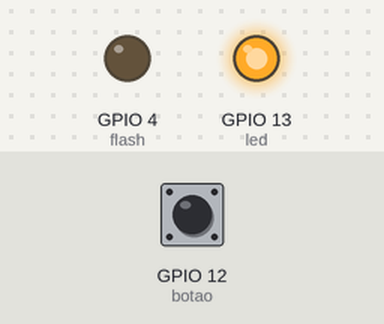
The sketch below on a simulated ESP32. Shown: output pins drawn as LEDs (lit = HIGH). Dashed ring = blinking. Inputs (shaded band) come from the test bench; at power-on: GPIO 12 (botao) LOW. WiFi joins after 1.5 s; servers stay silent unless stated; uploads are accepted with an empty reply; the camera gives no picture; what the sketch prints to the serial monitor is not drawn.

Above: at 3.0 s.
3.1 s: GPIO 12 (botao) pulled HIGH for 0.15 s
At 3.9 s:
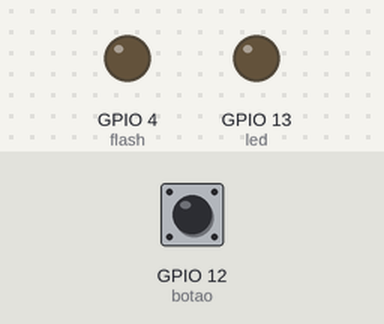
6.1 s: GPIO 12 (botao) pulled HIGH for 3.2 s
At 6.42 s:
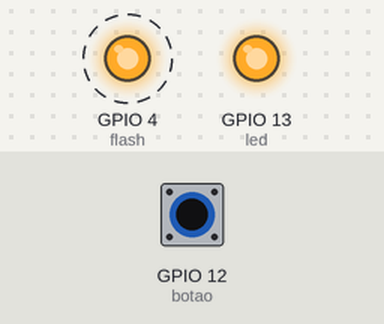
10.8 s: GPIO 12 (botao) pulled HIGH for 1 s
At 11.09 s:
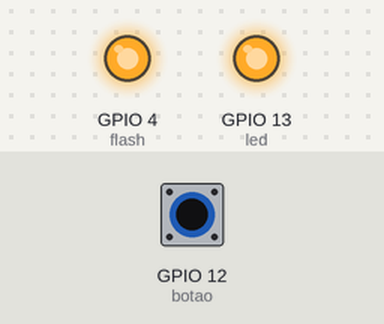
Timing chart, 0 to 14.5 s (numbered marks = the images above; inputs shaded):
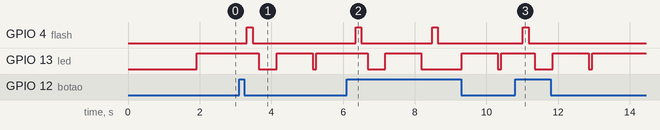

The sketch:

foto_php_led.ino
```cpp
#include <WiFi.h>
#include <WiFiClientSecure.h>
#include "soc/soc.h"
#include "soc/rtc_cntl_reg.h"
#include "Base64.h"

#include "esp_camera.h"

const char* ssid     = "Manga";  //Insira o SSID da rede
const char* password = "chocolate"; //Insira a senha da rede

const char* myDomain = "smartbell-l5ft8dgm.b4a.run";
String myScript = "/smartbell.php";    //Replace with your own url

String myFilename = "filename=ESP32-CAM.jpg";
String mimeType = "&mimetype=image/jpeg";
String myImage = "&data=";

int waitingTime = 30000;

#define PWDN_GPIO_NUM     32
#define RESET_GPIO_NUM    -1
#define XCLK_GPIO_NUM      0
#define SIOD_GPIO_NUM     26
#define SIOC_GPIO_NUM     27

#define Y9_GPIO_NUM       35
#define Y8_GPIO_NUM       34
#define Y7_GPIO_NUM       39
#define Y6_GPIO_NUM       36
#define Y5_GPIO_NUM       21
#define Y4_GPIO_NUM       19
#define Y3_GPIO_NUM       18
#define Y2_GPIO_NUM        5
#define VSYNC_GPIO_NUM    25
#define HREF_GPIO_NUM     23
#define PCLK_GPIO_NUM     22
#define flash 4
#define botao 12
#define led 13

void setup()
{
  WRITE_PERI_REG(RTC_CNTL_BROWN_OUT_REG, 0);

  Serial.begin(115200);
  delay(10);

  WiFi.mode(WIFI_STA);

  Serial.println("");
  Serial.print("Connecting to ");
  Serial.println(ssid);
  WiFi.begin(ssid, password);

  while (WiFi.status() != WL_CONNECTED) {
    Serial.print(".");
    delay(500);
  }

  pinMode(flash,OUTPUT);
  pinMode(botao,INPUT_PULLDOWN);
  pinMode(led,OUTPUT);

  Serial.println("");
  Serial.println("STAIP address: ");
  Serial.println(WiFi.localIP());

  Serial.println("");

  camera_config_t config;
  config.ledc_channel = LEDC_CHANNEL_0;
  config.ledc_timer = LEDC_TIMER_0;
  config.pin_d0 = Y2_GPIO_NUM;
  config.pin_d1 = Y3_GPIO_NUM;
  config.pin_d2 = Y4_GPIO_NUM;
  config.pin_d3 = Y5_GPIO_NUM;
  config.pin_d4 = Y6_GPIO_NUM;
  config.pin_d5 = Y7_GPIO_NUM;
  config.pin_d6 = Y8_GPIO_NUM;
  config.pin_d7 = Y9_GPIO_NUM;
  config.pin_xclk = XCLK_GPIO_NUM;
  config.pin_pclk = PCLK_GPIO_NUM;
  config.pin_vsync = VSYNC_GPIO_NUM;
  config.pin_href = HREF_GPIO_NUM;
  config.pin_sscb_sda = SIOD_GPIO_NUM;
  config.pin_sscb_scl = SIOC_GPIO_NUM;
  config.pin_pwdn = PWDN_GPIO_NUM;
  config.pin_reset = RESET_GPIO_NUM;
  config.xclk_freq_hz = 20000000;
  config.pixel_format = PIXFORMAT_JPEG;
  config.frame_size = FRAMESIZE_VGA;  // UXGA|SXGA|XGA|SVGA|VGA|CIF|QVGA|HQVGA|QQVGA
  config.jpeg_quality = 10;
  config.fb_count = 1;

  esp_err_t err = esp_camera_init(&config);
  if (err != ESP_OK) {
    Serial.printf("Camera init failed with error 0x%x", err);
    delay(1000);
    ESP.restart();
  }
}

boolean enviar = true;

void loop() {
  Serial.print(digitalRead(botao));
  delay(100);
  boolean leitura_botao=digitalRead(botao);
  if(leitura_botao == HIGH) {
    // se o botão pressionado
    saveCapturedImage();
    enviar = false;
    Serial.println("entrou");
    leitura_botao=!leitura_botao;
    digitalWrite(led,LOW);//Define led como LOW, desligando o LED
    delay(500);//Intervalo de 500 milissegundos
    digitalWrite(led,HIGH);//Define led como HIGH, ligando o LED
    delay(1000);//Intervalo de 1000 milissegundos
    digitalWrite(led,LOW);//Define ledPin como LOW, desligando o LED
  }
  else{
    digitalWrite(led, HIGH);//Define ledPin como HIGH, deixando ele ligado o tempo todo
  }

}

void saveCapturedImage() {
  Serial.println("Connect to " + String(myDomain));
  WiFiClientSecure client;
  client.setInsecure();

  if (client.connect(myDomain, 443)) {
    Serial.println("Connection successful");

    camera_fb_t * fb = NULL;

    digitalWrite(flash,HIGH);
    delay(100);

    fb = esp_camera_fb_get();  //tira a foto

    digitalWrite(flash,LOW);
    delay(100);

    if(!fb) {
      Serial.println("Camera capture failed");
      delay(1000);
      ESP.restart();
      return;
    }

    char *input = (char *)fb->buf;
    char output[base64_enc_len(3)];
    String imageFile = "";
    for (int i=0;i<fb->len;i++) {
      base64_encode(output, (input++), 3);
      if (i%3==0) imageFile += urlencode(String(output));
    }
    String Data = myFilename+mimeType+myImage;

    esp_camera_fb_return(fb);

    Serial.println("Send a captured image to Google Drive.");

    client.println("POST " + myScript + " HTTP/1.1");
    client.println("Host: " + String(myDomain));
    client.println("Content-Length: " + String(Data.length()+imageFile.length()));
    client.println("Content-Type: application/x-www-form-urlencoded");
    client.println();

    client.print(Data);
    int Index;
    for (Index = 0; Index < imageFile.length(); Index = Index+1000) {
      client.print(imageFile.substring(Index, Index+1000));
    }

    Serial.println("Waiting for response.");
    long int StartTime=millis();
    while (!client.available()) {
      Serial.print(".");
      delay(100);
      if ((StartTime+waitingTime) < millis()) {
        Serial.println();
        Serial.println("No response.");
        break;
      }
    }
    Serial.println();
    while (client.available()) {
      Serial.print(char(client.read()));
    }
  } else {
    Serial.println("Connected to " + String(myDomain) + " failed.");
  }
  client.stop();
}

String urlencode(String str)
{
    String encodedString="";
    char c;
    char code0;
    char code1;
    char code2;
    for (int i =0; i < str.length(); i++){
      c=str.charAt(i);
      if (c == ' '){
        encodedString+= '+';
      } else if (isalnum(c)){
        encodedString+=c;
      } else{
        code1=(c & 0xf)+'0';
        if ((c & 0xf) >9){
            code1=(c & 0xf) - 10 + 'A';
        }
        c=(c>>4)&0xf;
        code0=c+'0';
        if (c > 9){
            code0=c - 10 + 'A';
        }
        code2='\0';
        encodedString+='%';
        encodedString+=code0;
        encodedString+=code1;
      }
      yield();
    }
    return encodedString;
}
```

Base64.cpp
```cpp
// (licence header left out)
#if (defined(__AVR__))
#include <avr\pgmspace.h>
#else
#include <pgmspace.h>
#endif

const char PROGMEM b64_alphabet[] = "ABCDEFGHIJKLMNOPQRSTUVWXYZ"
		"abcdefghijklmnopqrstuvwxyz"
		"0123456789+/";

/* 'Private' declarations */
inline void a3_to_a4(unsigned char * a4, unsigned char * a3);
inline void a4_to_a3(unsigned char * a3, unsigned char * a4);
inline unsigned char b64_lookup(char c);

int base64_encode(char *output, char *input, int inputLen) {
	int i = 0, j = 0;
	int encLen = 0;
	unsigned char a3[3];
	unsigned char a4[4];

	while(inputLen--) {
		a3[i++] = *(input++);
		if(i == 3) {
			a3_to_a4(a4, a3);

			for(i = 0; i < 4; i++) {
				output[encLen++] = pgm_read_byte(&b64_alphabet[a4[i]]);
			}

			i = 0;
		}
	}

	if(i) {
		for(j = i; j < 3; j++) {
			a3[j] = '\0';
		}

		a3_to_a4(a4, a3);

		for(j = 0; j < i + 1; j++) {
			output[encLen++] = pgm_read_byte(&b64_alphabet[a4[j]]);
		}

		while((i++ < 3)) {
			output[encLen++] = '=';
		}
	}
	output[encLen] = '\0';
	return encLen;
}

int base64_decode(char * output, char * input, int inputLen) {
	int i = 0, j = 0;
	int decLen = 0;
	unsigned char a3[3];
	unsigned char a4[4];


	while (inputLen--) {
		if(*input == '=') {
			break;
		}

		a4[i++] = *(input++);
		if (i == 4) {
			for (i = 0; i <4; i++) {
				a4[i] = b64_lookup(a4[i]);
			}

			a4_to_a3(a3,a4);

			for (i = 0; i < 3; i++) {
				output[decLen++] = a3[i];
			}
			i = 0;
		}
	}

	if (i) {
		for (j = i; j < 4; j++) {
			a4[j] = '\0';
		}

		for (j = 0; j <4; j++) {
			a4[j] = b64_lookup(a4[j]);
		}

		a4_to_a3(a3,a4);

		for (j = 0; j < i - 1; j++) {
			output[decLen++] = a3[j];
		}
	}
	output[decLen] = '\0';
	return decLen;
}

int base64_enc_len(int plainLen) {
	int n = plainLen;
	return (n + 2 - ((n + 2) % 3)) / 3 * 4;
}

int base64_dec_len(char * input, int inputLen) {
	int i = 0;
	int numEq = 0;
	for(i = inputLen - 1; input[i] == '='; i--) {
		numEq++;
	}

	return ((6 * inputLen) / 8) - numEq;
}

inline void a3_to_a4(unsigned char * a4, unsigned char * a3) {
	a4[0] = (a3[0] & 0xfc) >> 2;
	a4[1] = ((a3[0] & 0x03) << 4) + ((a3[1] & 0xf0) >> 4);
	a4[2] = ((a3[1] & 0x0f) << 2) + ((a3[2] & 0xc0) >> 6);
	a4[3] = (a3[2] & 0x3f);
}

inline void a4_to_a3(unsigned char * a3, unsigned char * a4) {
	a3[0] = (a4[0] << 2) + ((a4[1] & 0x30) >> 4);
	a3[1] = ((a4[1] & 0xf) << 4) + ((a4[2] & 0x3c) >> 2);
	a3[2] = ((a4[2] & 0x3) << 6) + a4[3];
}

inline unsigned char b64_lookup(char c) {
	if(c >='A' && c <='Z') return c - 'A';
	if(c >='a' && c <='z') return c - 71;
	if(c >='0' && c <='9') return c + 4;
	if(c == '+') return 62;
	if(c == '/') return 63;
	return -1;
}
```

Base64.h
```cpp
// (licence header left out)
#ifndef _BASE64_H
#define _BASE64_H

/* b64_alphabet:
 * 		Description: Base64 alphabet table, a mapping between integers
 * 					 and base64 digits
 * 		Notes: This is an extern here but is defined in Base64.c
 */
extern const char b64_alphabet[];

/* base64_encode:
 * 		Description:
 * 			Encode a string of characters as base64
 * 		Parameters:
 * 			output: the output buffer for the encoding, stores the encoded string
 * 			input: the input buffer for the encoding, stores the binary to be encoded
 * 			inputLen: the length of the input buffer, in bytes
 * 		Return value:
 * 			Returns the length of the encoded string
 * 		Requirements:
 * 			1. output must not be null or empty
 * 			2. input must not be null
 * 			3. inputLen must be greater than or equal to 0
 */
int base64_encode(char *output, char *input, int inputLen);

/* base64_decode:
 * 		Description:
 * 			Decode a base64 encoded string into bytes
 * 		Parameters:
 * 			output: the output buffer for the decoding,
 * 					stores the decoded binary
 * 			input: the input buffer for the decoding,
 * 				   stores the base64 string to be decoded
 * 			inputLen: the length of the input buffer, in bytes
 * 		Return value:
 * 			Returns the length of the decoded string
 * 		Requirements:
 * 			1. output must not be null or empty
 * 			2. input must not be null
 * 			3. inputLen must be greater than or equal to 0
 */
int base64_decode(char *output, char *input, int inputLen);

/* base64_enc_len:
 * 		Description:
 * 			Returns the length of a base64 encoded string whose decoded
 * 			form is inputLen bytes long
 * 		Parameters:
 * 			inputLen: the length of the decoded string
 * 		Return value:
 * 			The length of a base64 encoded string whose decoded form
 * 			is inputLen bytes long
 * 		Requirements:
 * 			None
 */
int base64_enc_len(int inputLen);

/* base64_dec_len:
 * 		Description:
 * 			Returns the length of the decoded form of a
 * 			base64 encoded string
 * 		Parameters:
 * 			input: the base64 encoded string to be measured
 * 			inputLen: the length of the base64 encoded string
 * 		Return value:
 * 			Returns the length of the decoded form of a
 * 			base64 encoded string
 * 		Requirements:
 * 			1. input must not be null
 * 			2. input must be greater than or equal to zero
 */
int base64_dec_len(char *input, int inputLen);

#endif // _BASE64_H
```

Measured:
- after the input at 3.1 s, GPIO 4 (flash): LOW → HIGH after 0.21 s, → LOW 0.16 s later; GPIO 13 (led): HIGH → LOW after 0.55 s, → HIGH 0.50 s later, → LOW 1.0 s later, → HIGH 0.10 s later
- after the input at 6.1 s, GPIO 4 (flash): alternates HIGH for 0.16 s and LOW for 2.0 s, starting after 0.25 s; GPIO 13 (led): goes LOW 0.50 s, HIGH 1.0 s, LOW 1.1 s, HIGH 1.0 s, LOW 0.10 s, then HIGH, starting after 0.58 s
- after the input at 10.8 s, GPIO 4 (flash): LOW → HIGH after 0.22 s, → LOW 0.16 s later; GPIO 13 (led): HIGH → LOW after 0.55 s, → HIGH 0.50 s later, → LOW 1.0 s later, → HIGH 0.10 s later
